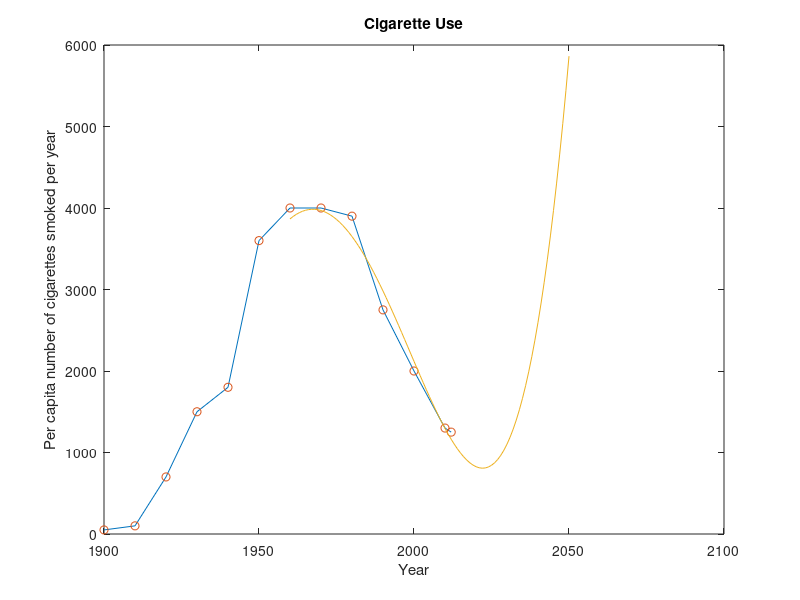

Recreate this plot in MATLAB.
% Actual data points mapped from https://www.ncbi.nlm.nih.gov/books/NBK294310/figure/ch2.f1/?report=objectonly
x = 1900:10:2010;
x = [x 2012];
y = [50 100 700 1500 1800 3600 4000 4000 3900 2750 2000 1300 1250];
plot(x, y);
hold();

% Fitting a fourth order polynomial to model cigarette usage over time
p = polyfit(x, y, 4);
x2 = 1960:2050;
y2 = polyval(p, x2);
plot(x, y, 'o', x2, y2);
title("Cigarette Use");
xlabel("Year");
ylabel("Per capita number of cigarettes smoked per year");

%{
% https://www.mathworks.com/matlabcentral/answers/303800-how-to-use-euler-s-method-to-solve-the-logistic-grown-model
t = 2012:2032;
y0 = 1250;
dt = 1;

y = zeroes(size(t));
y(1) = y0;


for k = 2 : numel(t)
    y(k) = y(k-1) + () * dt
end
%}
